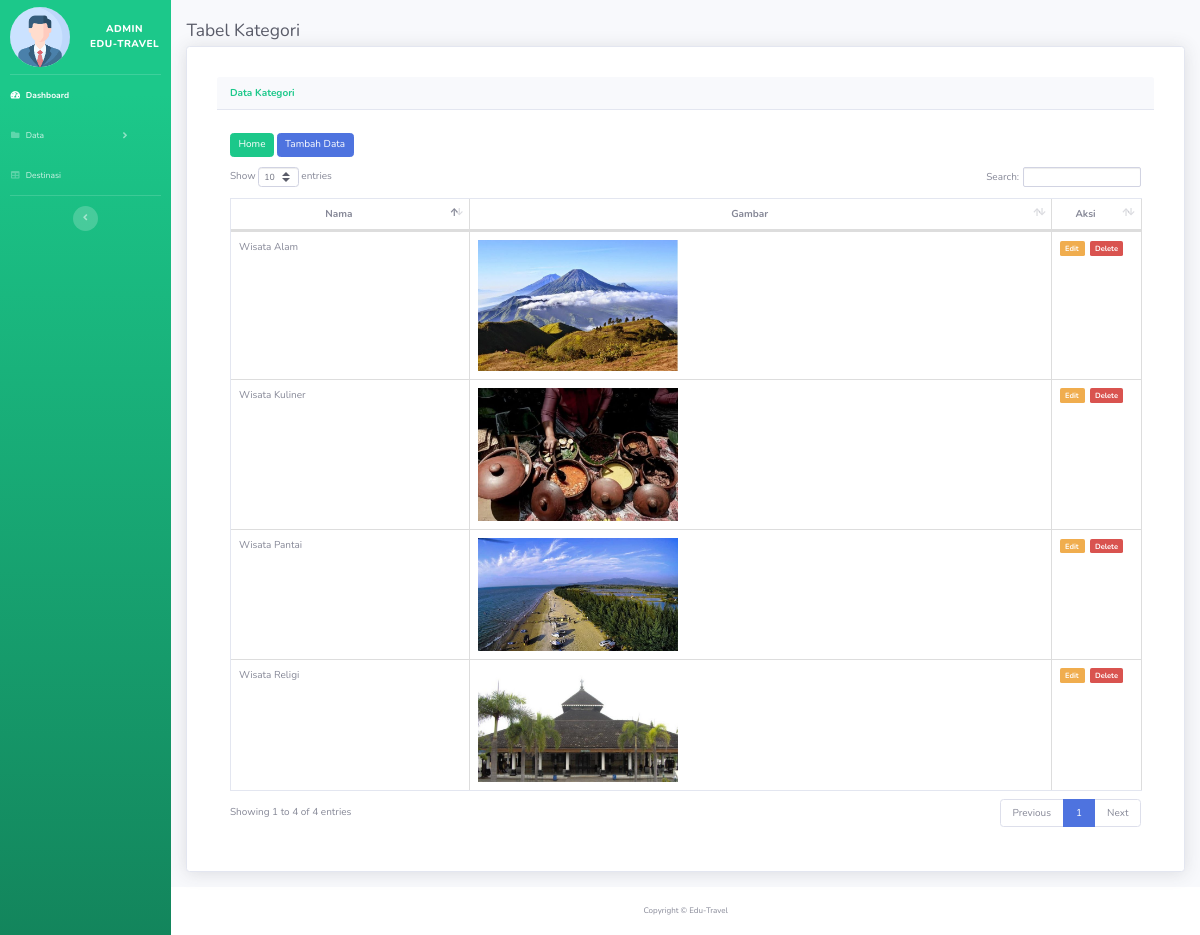
The page /travelling/admin_page/kategori/kategori.php (signed in) on the database its author committed.
### tables this page shows
CREATE TABLE `kategori` (
  `id_kategori` int(11) NOT NULL,
  `nama_kategori` varchar(100) NOT NULL,
  `gambar_kategori` text NOT NULL
);

### travelling/admin_page/kategori/kategori.php (the view, shortened to what this page needs)
<!DOCTYPE html>
<html lang="en">
<head>
    <link href="../vendor/fontawesome-free/css/all.min.css" rel="stylesheet" type="text/css">
    <link rel="stylesheet" href="https://maxcdn.bootstrapcdn.com/bootstrap/3.4.1/css/bootstrap.min.css">
    <link href="../css/sb-admin-2.min.css" rel="stylesheet">
    <link href="../vendor/datatables/dataTables.bootstrap4.min.css" rel="stylesheet">
</head>
<body id="page-top">
    <div id="wrapper">
        <ul class="navbar-nav bg-gradient-success sidebar sidebar-dark accordion" id="accordionSidebar"
            style="width: 200px !important;">
            <br>
            <a class="sidebar-brand d-flex align-items-center" href="../index.php">
                <img src="../img/adminprofile.png" style="width: 60px; border-radius: 50%; margin-right: 20px;">
                <div class="sidebar-brand-text">Admin <br>Edu-Travel</div>
            </a>
            <br>
            <hr class="sidebar-divider my-0">
            <li class="nav-item active">
                <a class="nav-link" href="../index.php">
                    <i class="fas fa-fw fa-tachometer-alt"></i>
                    <span>Dashboard</span></a>
            </li>
            <li class="nav-item">
                <a class="nav-link collapsed" href="#" data-toggle="collapse" data-target="#collapsePages"
                    aria-expanded="true" aria-controls="collapsePages">
                    <i class="fas fa-fw fa-folder"></i>
                    <span>Data</span>
                </a>
            </li>
            <li class="nav-item">
                <a class="nav-link" href="../tables.php">
                    <i class="fas fa-fw fa-table"></i>
                    <span>Destinasi</span></a>
            </li>
            <hr class="sidebar-divider d-none d-md-block">
            <div class="text-center d-none d-md-inline">
                <button class="rounded-circle border-0" id="sidebarToggle"></button>
            </div>
        </ul>
        <div id="content-wrapper" class="d-flex flex-column">
            <div id="content">
                <div class="container-fluid">
                    <h1 class="h3 mb-2 text-gray-800">Tabel Kategori</h1>
                    <div class="card shadow mb-4 p-5">
                        <div class="card-header py-3">
                            <h6 class="m-0 font-weight-bold text-success">Data Kategori</h6>
                        </div>
                        <div class="card-body">
                            <div class="table-responsive">
                                <a class="btn btn-success" style="margin-bottom:10px; margin-top:10px"
                                    href="../index.php">Home</a>
                                <a class="btn btn-primary" style="margin-bottom:10px; margin-top:10px"
                                    href="tambah.php">Tambah Data</a>
                                <table class="table table-bordered" id="dataTable" width="100%" cellspacing="0">
                                    <thead>
                                        <tr style="text-align: center;">
                                            <th style="width: 200px;">Nama</th>
                                            <th>Gambar</th>
                                            <th style="width: 50px;">Aksi</th>
                                        </tr>
                                    </thead>
                                    <tbody>
                                        <?php
                                        require_once '../../koneksi.php';
                                        $sql = "SELECT * FROM kategori";
                                        $query = mysqli_query($koneksi, $sql);
                                        while ($data = mysqli_fetch_array($query)) {
                                            ?>
                                            <tr>
                                                <td>
                                                    <?= $data['nama_kategori']; ?>
                                                </td>
                                                <td>
                                                    <img src="<?= $data["gambar_kategori"]; ?>"
                                                        alt="<?= $data["gambar_kategori"]; ?>" style="width: 200px;">
                                                </td>
                                                <td>
                                                    <a href=" edit.php?id_kategori=<?php echo $data["id_kategori"] ?>"
                                                        class="label label-warning"> Edit
                                                    </a>
                                                    <a href="hapus.php?id_kategori=<?php echo $data["id_kategori"] ?>"
                                                        class="label label-danger"> Delete
                                                    </a>
                                                </td>
                                            </tr>
                                        <?php } ?>
                                    </tbody>
                                </table>
                            </div>
                        </div>
                    </div>
                </div>
            </div>
            <footer class="sticky-footer bg-white">
                <div class="container my-auto">
                    <div class="copyright text-center my-auto">
                        <span>Copyright &copy; Edu-Travel</span>
                    </div>
                </div>
            </footer>
        </div>
    </div>
</body>
</html>

### rows shown on the page
kategori: nama_kategori "Wisata Alam", gambar_kategori (picture)
kategori: nama_kategori "Wisata Kuliner", gambar_kategori (picture)
kategori: nama_kategori "Wisata Pantai", gambar_kategori (picture)
kategori: nama_kategori "Wisata Religi", gambar_kategori (picture)
